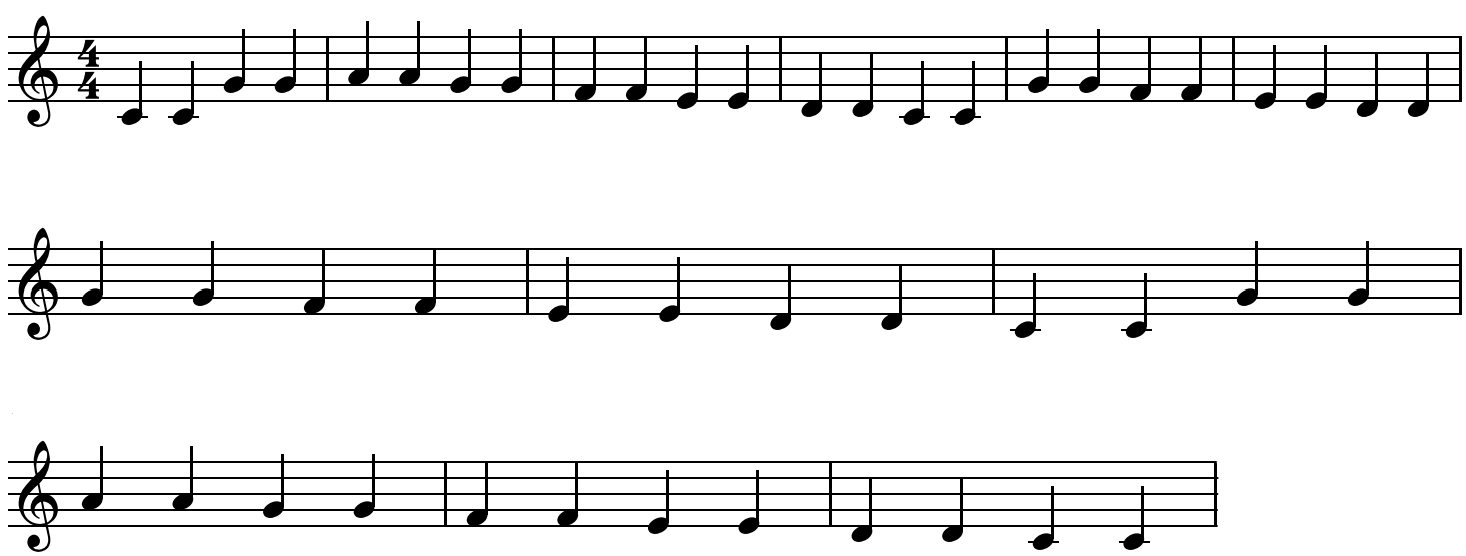
#> input picture TwinkleTwinkle/Twinkle.png, 1466 x 556 px, found by its file name
$ jupyter execute --allow-errors Detect_Lines.ipynb
#> lines starting #> are read from the running program, lines starting #| are printed output that depends on the picture
[cell 1]
import cv2 as cv
import numpy as np
from matplotlib import pyplot as plt

[cell 2]
img = cv.imread("Twinkle.png", cv.IMREAD_GRAYSCALE)
#> img: shape (556, 1466); min 0, max 255, mean 234.7

template = cv.imread("quarter.PNG", cv.IMREAD_GRAYSCALE)

#> (the rest of this cell did not finish here and is left out)

[cell 3]
src = cv.imread("Twinkle.png")
#> src is the input picture: shape (556, 1466, 3); mean B, G, R 234.7, 234.7, 234.7

dst = cv.Canny(src, 50, 200, None, 3)
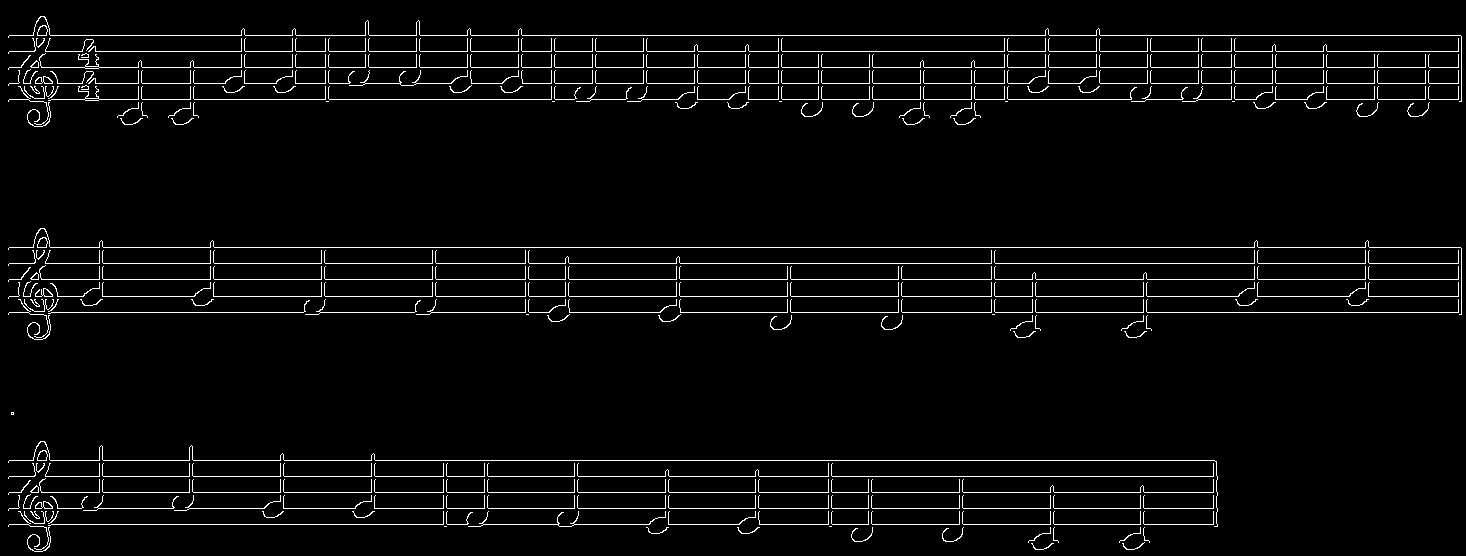
#> dst: shape (556, 1466); 3.6% white in thin lines or dots

cdst = cv.cvtColor(dst, cv.COLOR_GRAY2BGR)
#> cdst: shape (556, 1466, 3); 3.6% white in thin lines or dots

linesP = cv.HoughLinesP(dst, 1, np.pi / 180, 50, None, 50, 10)
#> linesP = 51 rows, first 6: [680, 312, 1461, 312], [9, 35, 1460, 35], [213, 296, 1238, 296], [99, 67, 1461, 67], [9, 51, 1461, 51], [9, 247, 1460, 247]

x = []
y = []

for i in range(0, len(linesP)):
    l = linesP[i][0]

    if (abs(l[0] - l[2]) <= 1):
        continue

    if (x == [] or y == []):
        x.append(l[0])
        y.append(l[1])

    if (abs(y[-1] - l[1]) < 1):
        continue
    else:
        x.append(l[0])
        y.append(l[1])
#> this loop made 51 passes
#> l on passes 1 to 12: [680, 312, 1461, 312], [9, 35, 1460, 35], [213, 296, 1238, 296], [99, 67, 1461, 67], [9, 51, 1461, 51], [9, 247, 1460, 247], [374, 508, 1217, 508], [9, 263, 1461, 263], [9, 460, 1214, 460], [748, 99, 1131, 99], [295, 83, 349, 83], [668, 524, 739, 524]
#> after the loop, x = 34 values, max 1299 at index 18, min 9 at index 1, mean 312.4; y = 34 values, max 524 at index 11, min 35 at index 1, mean 275.2

x = np.asarray(x)
y = np.asarray(y)

index = np.argsort(y)
#> index = 34 values, max 33 at index 27, min 0 at index 21, mean 16.5
x = x[index]
#> x = 34 values, max 1299 at index 8, min 9 at index 0, mean 312.4
y = y[index]
#> y = 34 values from 35 to 524

diff = np.diff(y)
#> diff = 33 values, max 148 at index 22, min 0 at index 5, mean 14.82
indices_toKeep = [0]
for i in range(diff.shape[-1]):
    if (diff[i] > 5):
        indices_toKeep.append(i+1)
#> after the loop, indices_toKeep = [0, 1, 2, 3, 9, 14, 15, 16, 17, 18, 23, 24, 25, 26, 29]

x = x[indices_toKeep]
#> x = [9, 9, 99, 18, 447, 9, 9, 9, 213, 29, 9, 9, 9, 18, 558]
y = y[indices_toKeep]
#> y = [35, 51, 67, 81, 99, 247, 263, 279, 296, 311, 460, 476, 492, 506, 523]

for i in range(y.shape[-1]):
    cv.line(cdst, (0, y[i]), (1600, y[i]), (0,0,255), 3, cv.LINE_AA)

    cv.imshow("Source", src)
    cv.imshow("Detected Lines (in red) - Probalistic Line Transform", cdst)
#> this loop made 15 passes
#> pass 1, `cv.imshow("Detected Lines (in red) - Probalistic Line Transform", cdst)`:
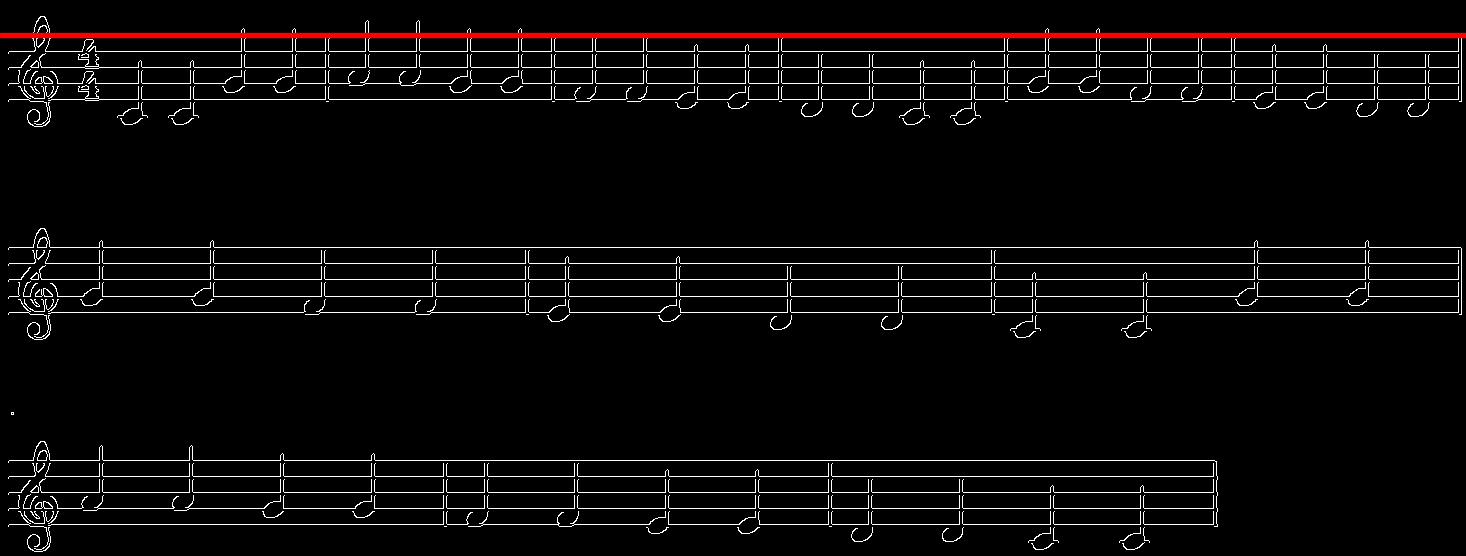
#> window 'Detected Lines (in red) - Prob': shape (556, 1466, 3); mean B, G, R 8.7, 8.7, 11.2
#> pass 2, `cv.imshow("Detected Lines (in red) - Probalistic Line Transform", cdst)`:
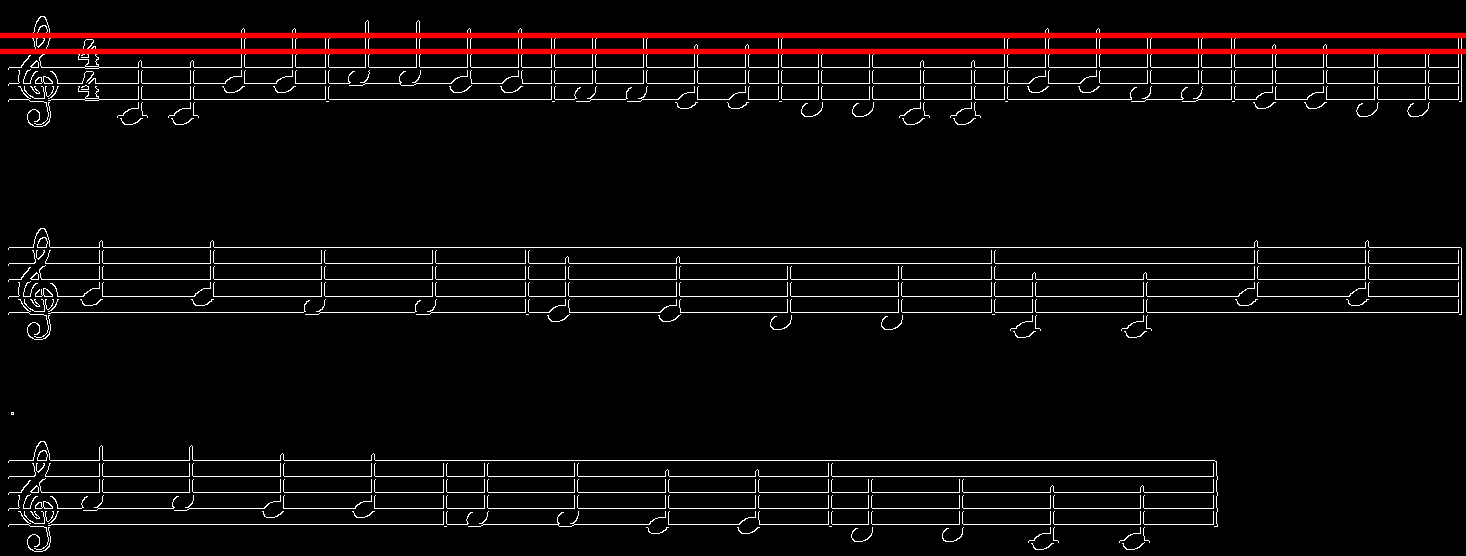
#> window 'Detected Lines (in red) - Prob': shape (556, 1466, 3); mean B, G, R 8.2, 8.2, 13.2
#> after the loop:
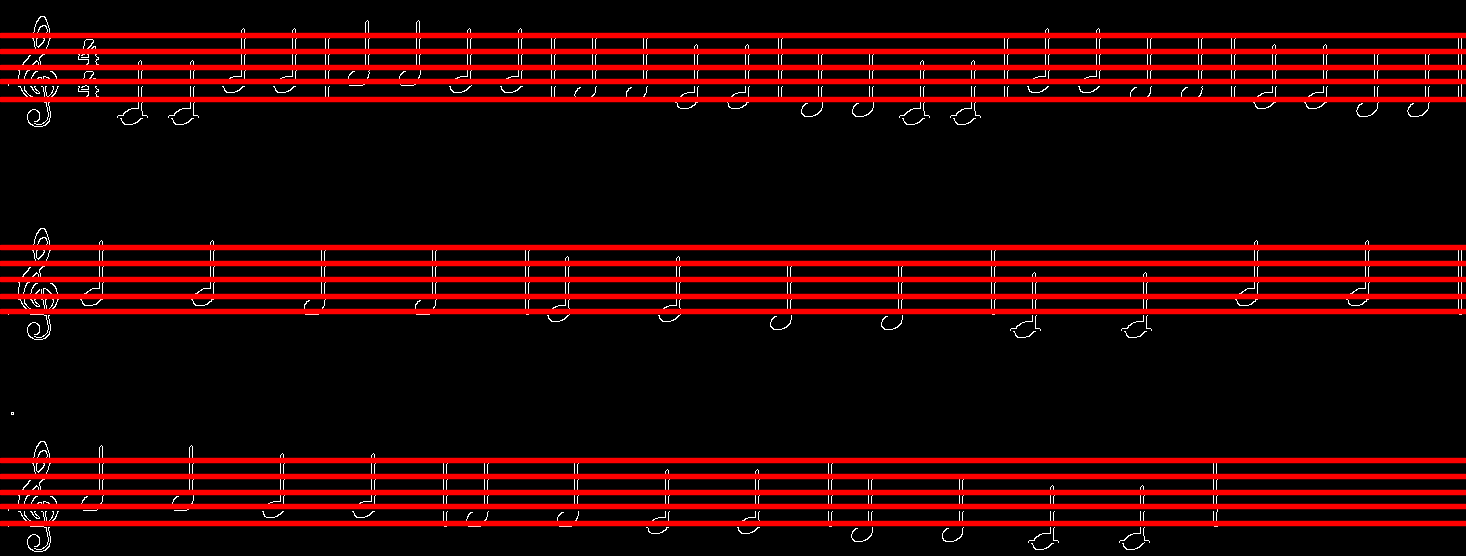
#> cdst: shape (556, 1466, 3); mean B, G, R 2.5, 2.5, 39.9

_ = plt.imshow(cdst[:,:,(2,1,0)])
